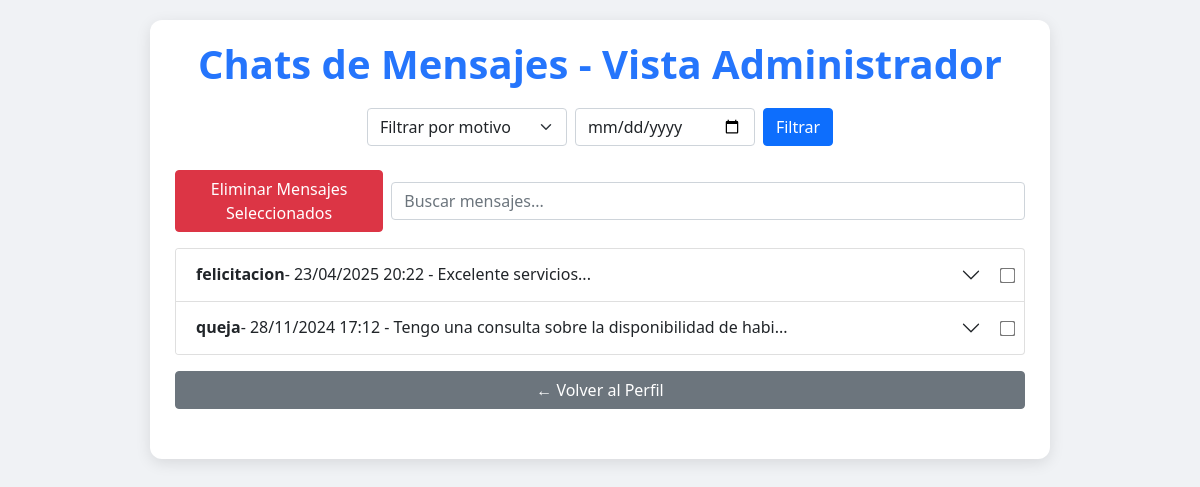
Page /ver_contactos.php on the earlier database version.
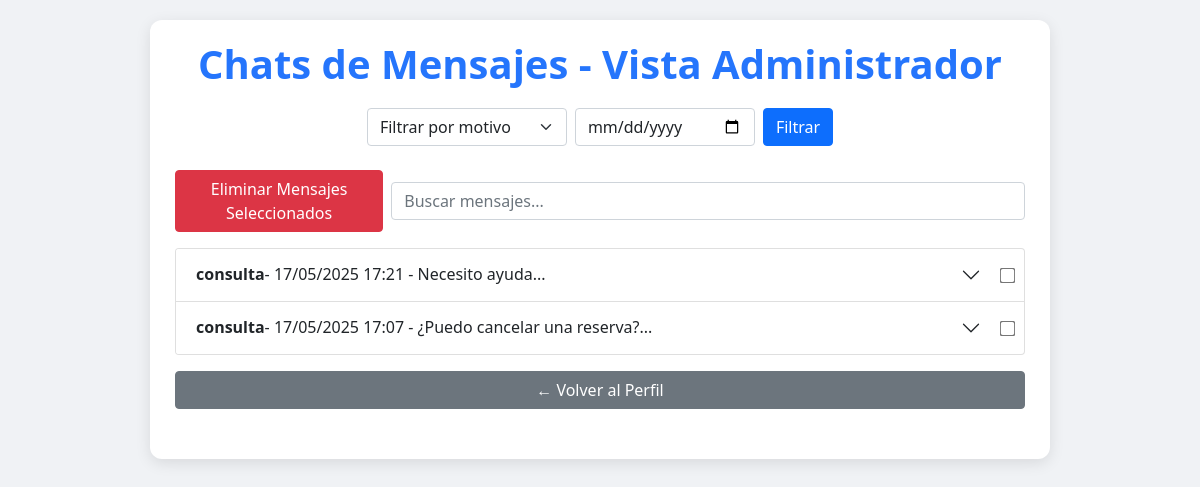
Same page on the later database version.
### tables this page shows
CREATE TABLE `contactos` (
  `id` int(11) NOT NULL,
  `nombre` varchar(255) NOT NULL,
  `correo` varchar(255) NOT NULL,
  `motivo_id` int(11) NOT NULL,
  `mensaje` text NOT NULL,
  `fecha` timestamp NOT NULL DEFAULT current_timestamp(),
  `fecha_envio` datetime NOT NULL DEFAULT current_timestamp()
);

CREATE TABLE `motivos` (
  `id` int(11) NOT NULL,
  `descripcion` varchar(50) NOT NULL
);

### ver_contactos.php (the view, shortened to what this page needs)
<?php
include 'CRUD/conexion.php';
$fechaFiltro = $_POST['fecha_filtro'] ?? '';
$sql = "SELECT c.*, m.descripcion AS motivo, rc.respuesta AS respuesta_admin, u.nombre AS admin_nombre, u.apellido AS admin_apellido
        FROM contactos c
        JOIN motivos m ON c.motivo_id = m.id
        LEFT JOIN respuestas_contactos rc ON c.id = rc.contacto_id
        LEFT JOIN usuarios u ON rc.admin_id = u.id
        WHERE 1";
$sql .= " ORDER BY c.fecha_envio DESC";
$resultado = $conn->query($sql);
?>
<!DOCTYPE html>
<html lang="es">
<head>
    <link rel="stylesheet" href="https://cdn.jsdelivr.net/npm/bootstrap@5.1.3/dist/css/bootstrap.min.css" />
</head>
<body>
<div class="container-accordion">
    <h1>Chats de Mensajes - Vista Administrador</h1>
    <form method="POST" class="mb-4 d-flex gap-2 flex-wrap justify-content-center">
        <select name="motivo_filtro" class="form-select" style="max-width: 200px;">
            <option value="">Filtrar por motivo</option>
        </select>
        <input type="date" name="fecha_filtro" class="form-control" value="<?= htmlspecialchars($fechaFiltro) ?>" style="max-width: 180px;" />
        <button type="submit" class="btn btn-primary">Filtrar</button>
    </form>
    <form method="POST" id="deleteForm" onsubmit="return confirm('¿Estás seguro de eliminar los mensajes seleccionados?');">
        <div class="d-flex flex-column flex-md-row justify-content-between align-items-center mb-3 gap-2">
            <button type="submit" class="btn btn-danger">Eliminar Mensajes Seleccionados</button>
            <input type="text" id="searchInput" class="form-control w-100 w-md-50" placeholder="Buscar mensajes..." onkeyup="filterChats()">
        </div>
        <div class="accordion" id="accordionChats">
            <?php if ($resultado->num_rows > 0): ?>
                <?php
                $index = 0;
                while ($fila = $resultado->fetch_assoc()):
                    $index++;
                    $contacto_id_actual = $fila['id'];
                ?>
                <div class="accordion-item" data-chat-text="<?= htmlspecialchars($fila['mensaje'] . ' ' . $fila['respuesta_admin']) ?>">
                    <h2 class="accordion-header d-flex align-items-center" id="heading<?= $index ?>">
                        <button class="accordion-button collapsed flex-grow-1" type="button" data-bs-toggle="collapse" data-bs-target="#collapse<?= $index ?>" aria-expanded="false" aria-controls="collapse<?= $index ?>">
                            <strong><?= htmlspecialchars($fila['motivo']) ?></strong> -
                            <?= date("d/m/Y H:i", strtotime($fila['fecha_envio'])) ?> -
                            <?= htmlspecialchars(substr($fila['mensaje'], 0, 50)) ?>...
                        </button>
                        <input type="checkbox" name="delete_ids[]" class="delete-checkbox" value="<?= $contacto_id_actual ?>">
                    </h2>
                </div>
                <?php endwhile; ?>
            <?php else: ?>
                <p class="text-center" style="color:#555;">No hay mensajes de contacto disponibles.</p>
            <?php endif; ?>
        </div>
    </form>
    <a href="perfil.php" class="btn btn-secondary btn-back mt-3" style="max-width:900px; margin:20px auto; display:block;">← Volver al Perfil</a>
</div>
</body>
</html>

### ver_contactos.php (style rules this page uses)
body { background: #f0f2f5; font-family: 'Segoe UI', Tahoma, Geneva, Verdana, sans-serif; padding: 20px; }
.container-accordion { max-width: 900px; margin: auto; background: white; padding: 20px 25px 30px; border-radius: 12px; box-shadow: 0 4px 15px rgba(0,0,0,0.1); }
h1 { color: #2575fc; font-weight: 700; text-align: center; margin-bottom: 20px; }
.btn-back { display: block; max-width: 900px; margin: 30px auto 0; }
.delete-checkbox { margin-right: 10px; transform: scale(1.2); vertical-align: middle; }

Differences in the rows shown:
removed contactos: motivo.descripcion "felicitacion", fecha_envio "23/04/2025 20:22", mensaje "Excelente servicios"
removed contactos: motivo.descripcion "queja", fecha_envio "28/11/2024 17:12", mensaje "Tengo una consulta sobre la disponibilidad de habi"
added contactos: motivo.descripcion "consulta", fecha_envio "17/05/2025 17:21", mensaje "Necesito ayuda"
added contactos: motivo.descripcion "consulta", fecha_envio "17/05/2025 17:07", mensaje "¿Puedo cancelar una reserva?"
